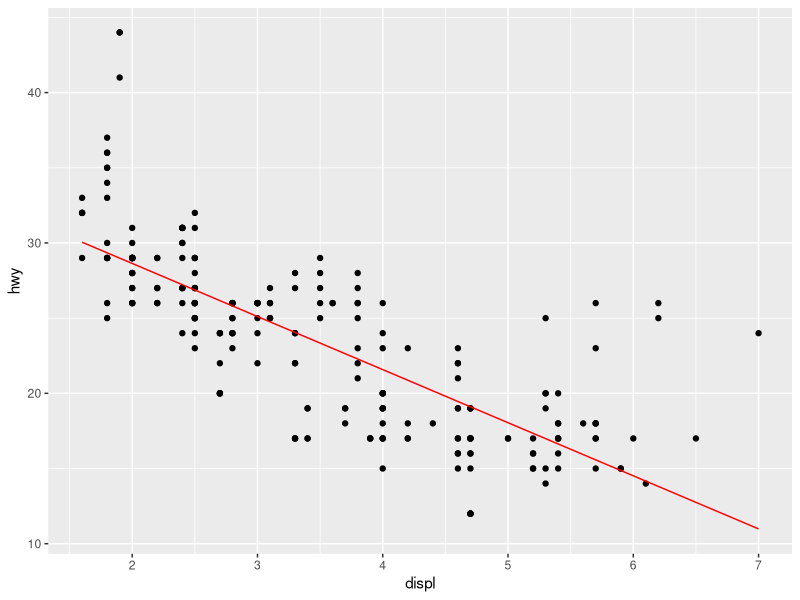
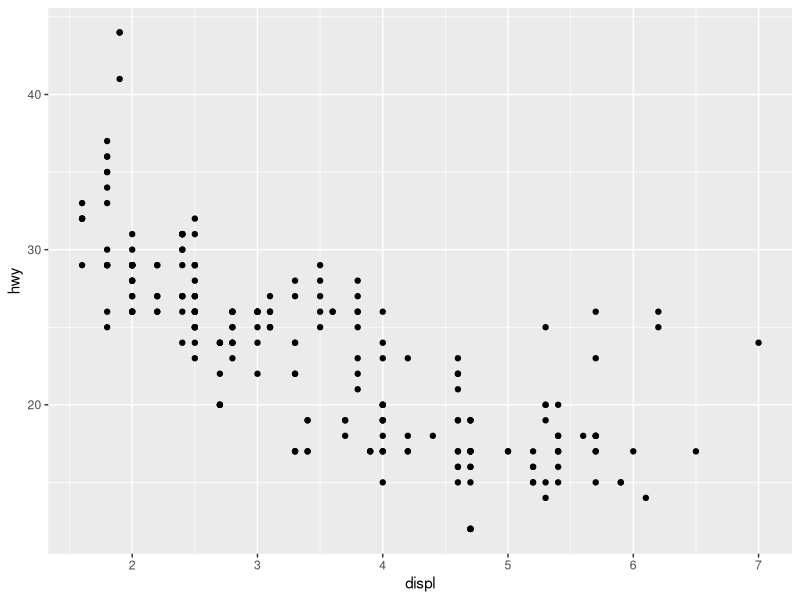
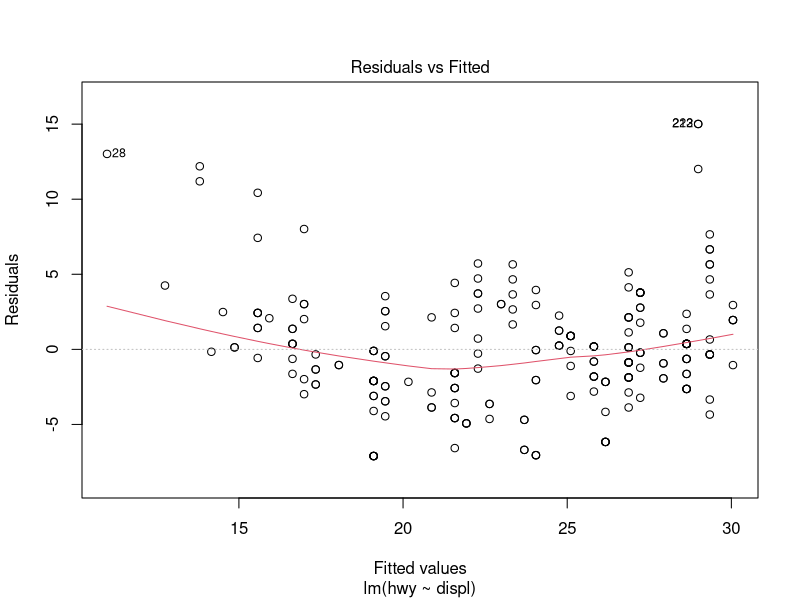
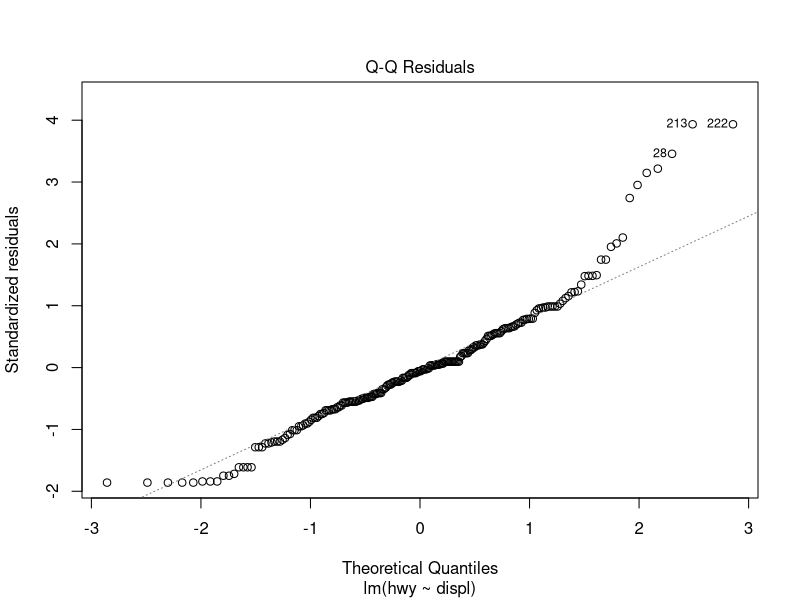
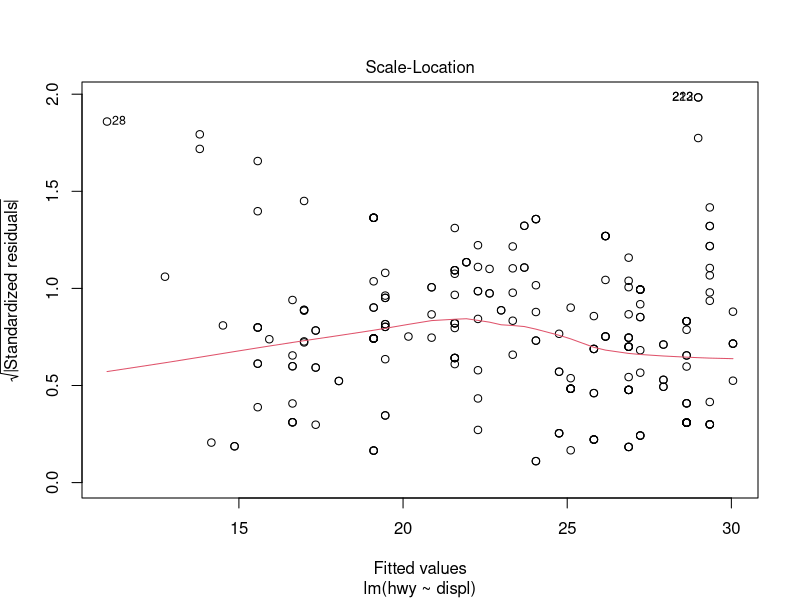
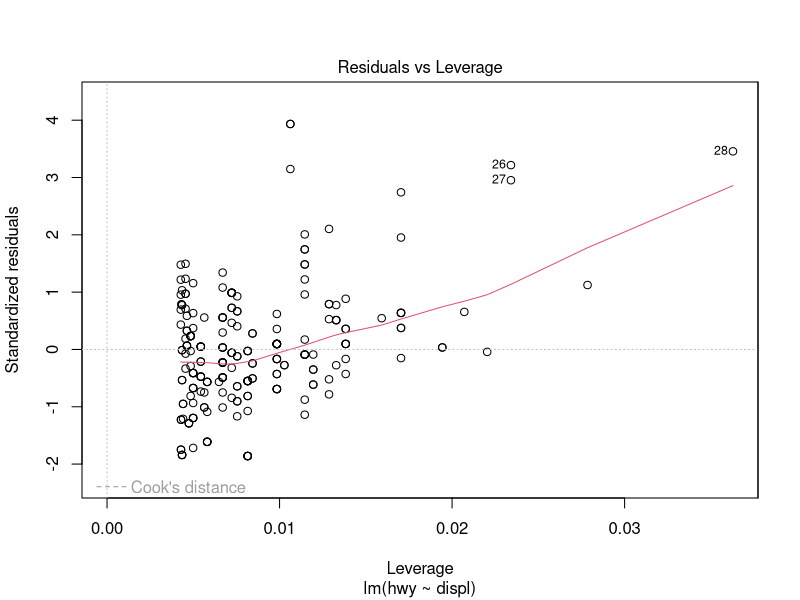
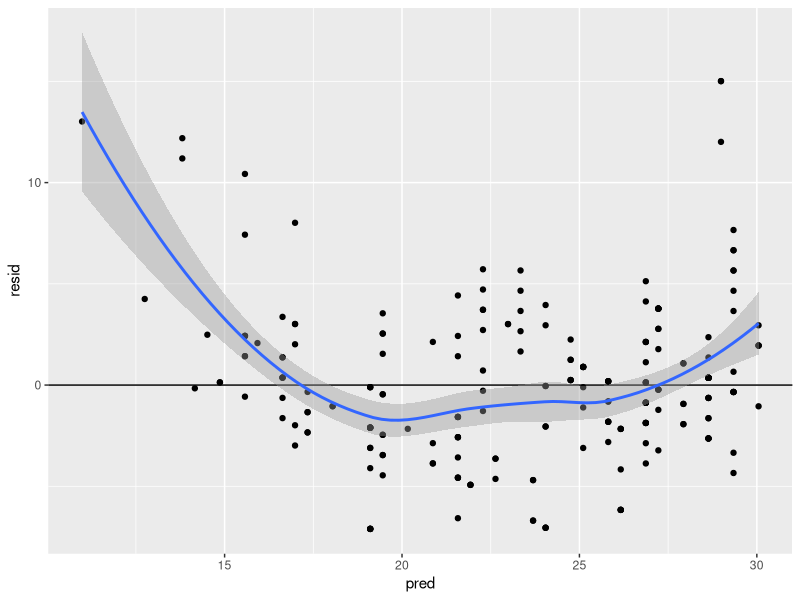
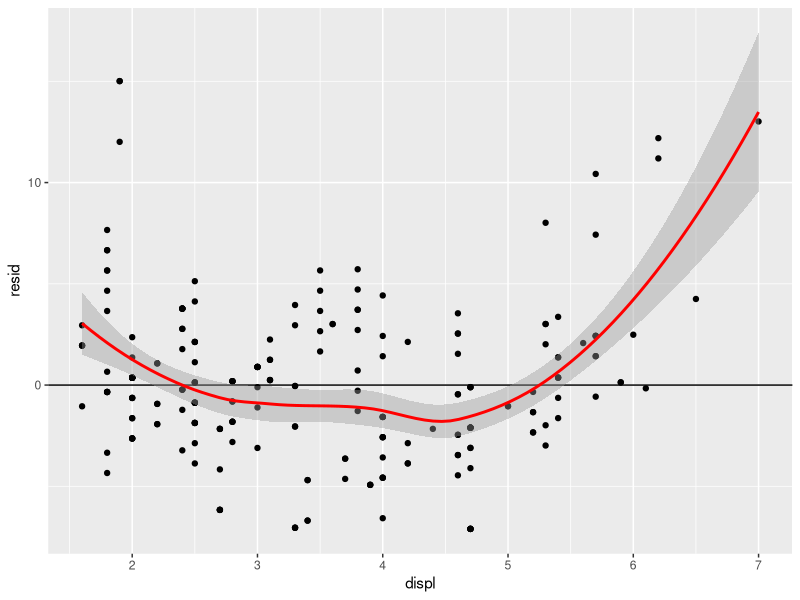

Recreate these plots in R, in order. (Note: this script raises an error after producing the figures.)
library(tidyverse)
library(modelr)

# Gráfico inicial
p <- ggplot(data=mpg) + geom_point(aes(x=displ, y=hwy))

# Modelo lineal simple
mod <- lm(hwy ~ displ, data=mpg)
summary(mod)

# Grilla de datos
grilla <- data_grid(mpg, displ) %>% 
  add_predictions(model=mod)

# Gráfico con modelo
p + geom_line(data=grilla, aes(x=displ, y=pred), color='red')
p

# Análisis de residuos
plot(mod)


mpg1 <- mpg %>% add_predictions(model=mod) %>% 
  add_residuals(model=mod) 

# Residuos en función de la predicción
ggplot(data=mpg1, aes(x=pred, y=resid)) +
  geom_point() + geom_hline(aes(yintercept=0)) +
  geom_smooth()

# Residuos en función de la variable predictora
ggplot(data=mpg1, aes(x=displ, y=resid)) +
  geom_point() + geom_hline(aes(yintercept=0)) +
  geom_smooth(color='red')

### Modelo lineal múltiple
# hwy = a0 + a1 * displ + a2 * displ**2
mod2 <-  lm(hwy ~ displ + I(displ**2), data=mpg)

# Equivalente
mod2 <-  lm(hwy ~ poly(displ, 2), data=mpg)
summary(mod2)  

grilla <- data_grid(mpg, displ) %>% 
  add_predictions(model=mod2)

p + geom_line(data=grilla, aes(x=displ, y=pred), color='red')

plot(mod2)

# Modelo con dos variables (continuas)
mod3 <-  lm(hwy ~ displ + year, data=mpg)
summary(mod3)

grilla <- data_grid(mpg, displ, year) %>% 
  add_predictions(model=mod3)

p + geom_line(data=grilla, 
              aes(x=displ, y=pred, group=year, color=year))

ggplot() + geom_point(data=mpg, 
                      aes(x=displ, y=hwy, color=year)) +
  geom_line(data=grilla, 
            aes(x=displ, y=pred, group=year, color=year))


# Modelo con dos variables (una continua y una discreta)
mod4 <-  lm(hwy ~ displ + class, data=filter(mpg, class!='2seater'))

grilla <- data_grid(mpg, displ, class) %>% 
  add_predictions(model=mod4)

ggplot(data=mpg) + geom_point(aes(x=displ, y=hwy, color=class)) + 
  geom_line(data=grilla, aes(x=displ, y=pred, color=class))

### 

# hwy = a0 + a1 * displ + a2 * displ**2 + a3*clase1 + a4*clase2 + ...
mod5 <-  lm(hwy ~ poly(displ, 2, raw=TRUE) + class, data=mpg)

grilla <- data_grid(mpg, displ, class) %>% 
  add_predictions(model=mod5)

ggplot(data=mpg) + geom_point(aes(x=displ, y=hwy, color=class)) + 
  geom_line(data=grilla, aes(x=displ, y=pred, color=class)) 


mod6 <-  lm(hwy ~ poly(displ, 2, raw=TRUE) + year + class, data=mpg)

grilla <- data_grid(mpg, displ, class, year) %>% 
  add_predictions(model=mod6)


ggplot(data=mpg) + geom_point(aes(x=displ, y=hwy, color=class)) + 
  geom_line(data=grilla, aes(x=displ, y=pred, color=class)) +
  facet_wrap(~year)

